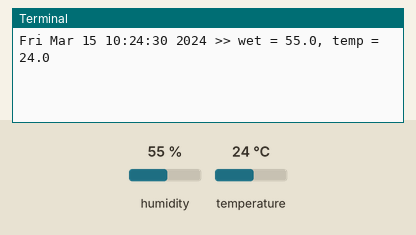
Bench run of a program on a simulated Raspberry Pi (BCM pin numbers). Parts: the last lines printed to the terminal. The test bench sets the inputs (shaded band); at power-on: humidity 55 %, temperature 24 °C. The clock reads 2024-03-15 10:24:30 at power-on unless the program sets it.

Above: at 1.2 s.
1.3 s: humidity set to 22 %
At 7.1 s:
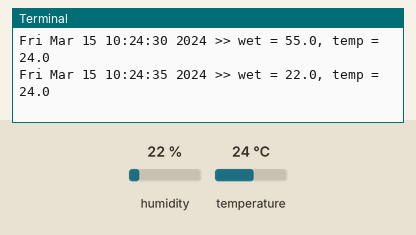
7.7 s: temperature set to 12 °C
At 12.2 s:
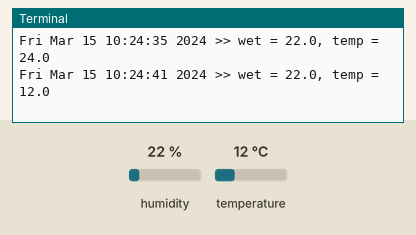
14.1 s: humidity set to 40 %
At 18.5 s:
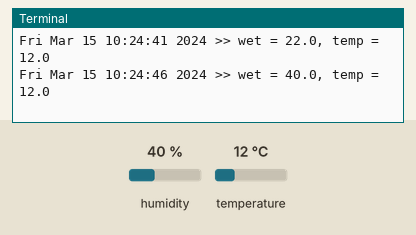
Timing chart, 0 to 20.0 s (numbered marks = the images above; inputs shaded):
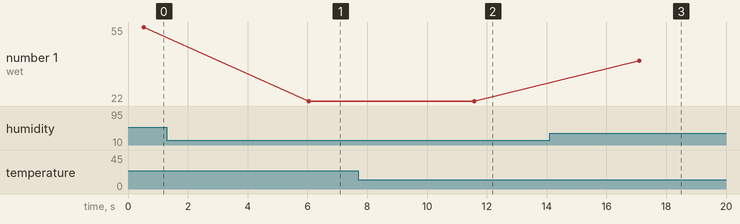

Measured:
- after the input at 1.3 s, the terminal: prints a new line after 4.8 s (image 1)
- after the input at 7.7 s, the terminal: prints a new line after 3.9 s (image 2)
- after the input at 14.1 s, the terminal: prints a new line after 3.0 s (image 3)
- plotted number 1: 55 → 22 after the input at 1.3 s, 22 → 40 after the input at 14.1 s

The program:

temp_wet1.py
```python
import Adafruit_DHT
import time

if __name__ == '__main__':
    sensor = Adafruit_DHT.DHT11
    sensor_num = 14

    while True:
        cur_time = time.ctime()
        wet, temp = Adafruit_DHT.read_retry(sensor, sensor_num)

        if wet and temp:
            print('{} >> wet = {}, temp = {}'.format(cur_time, wet, temp))
        else:
            print('Fail to get reading!')
        time.sleep(5)
```
